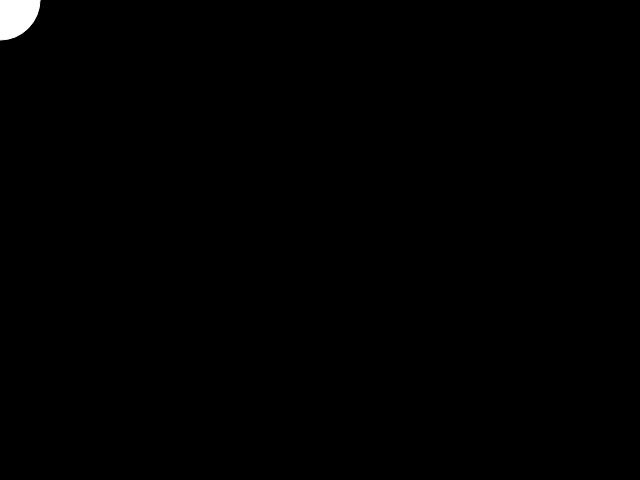
Frame 1 (no input)
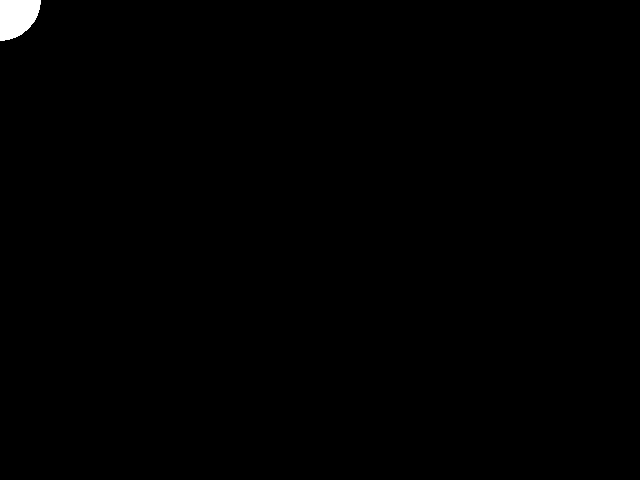
Frame 60 (no input)
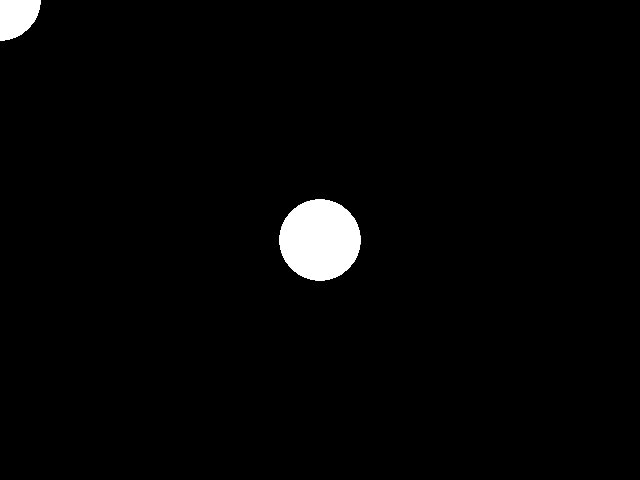
Frame 120 (the mouse pressed at the canvas centre since frame 60)

The p5.js sketch that drew these frames (run headless with seeded random() and noise() and a simulated clock; from frame 60 on, the mouse is pressed at the canvas centre):

// p5.js sketch
// ── sketch.js
function setup() {
 createCanvas(640, 480);
 background('black');
}

function draw() {
 stroke('white');
 ellipse(mouseX, mouseY, 80, 80);

}
